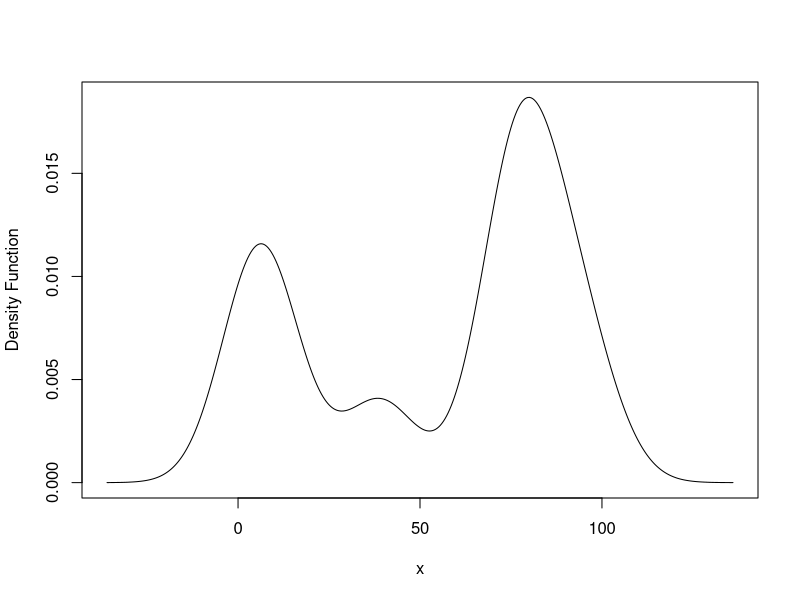
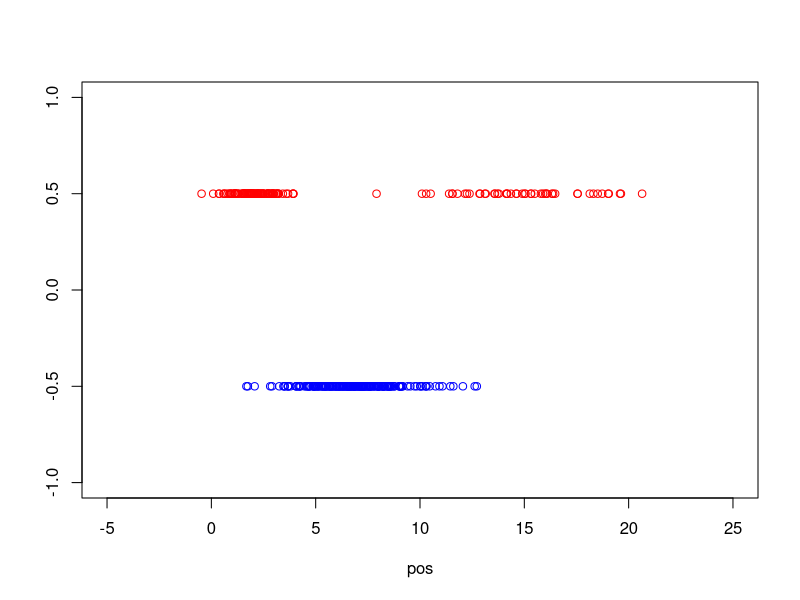
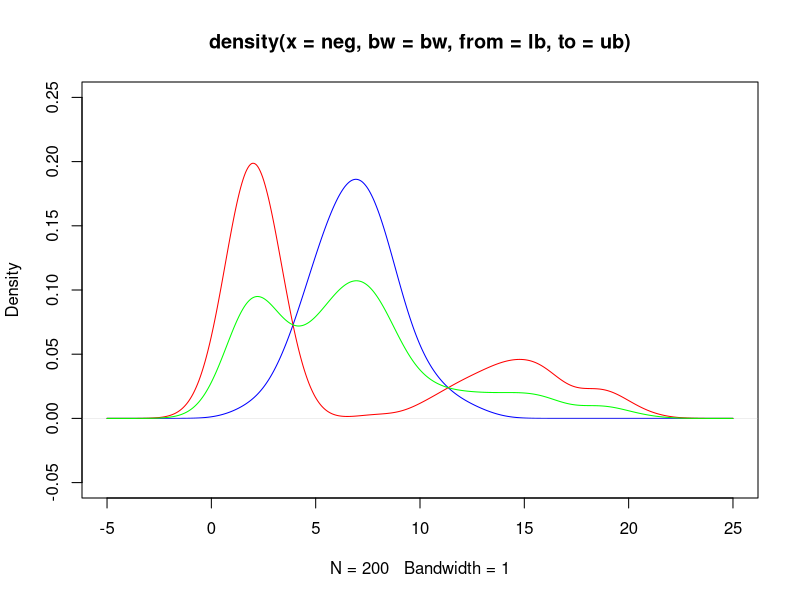

These charts were generated, in order, by the following R code:
library(KernSmooth)

x <- sample(x = 1:100, size = 10, replace = T)

dens <- bkde(x = x, bandwidth = 10)
plot(dens, xlab = "x", ylab = "Density Function", type = "l")

# NEW 

set.seed(124)
pos = c(rnorm(100, 2, 1), rnorm(50, 15, 3))
neg = rnorm(200,7,2)
all = c(neg,pos)

minx <- -5
maxx <- 25

plot(neg, rep(-0.5,200), col="blue",
     xlim=c(minx,maxx),
     ylim=c(-1,1),ylab="",
     xlab="pos")
points(pos, rep(0.5,150), col="red", xlim=c(minx,maxx))

# Estimate densities

bw <- 1
lb <- -5
ub <- 25

dp <- density(pos, bw = bw, from = lb, to = ub)
dn <- density(neg, bw = bw, from = lb, to = ub)
da <- density(all, bw = bw, from = lb, to = ub)

plot(x = dn, xlim = c(lb, ub), ylim = c(-0.05, 0.25), col = "blue")
lines(x = dp, col = "red")
lines(x = da, col = "green")


